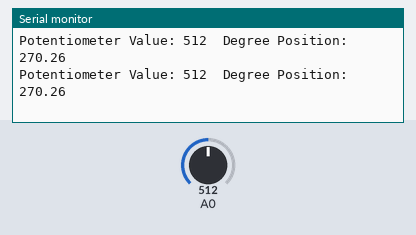
A sketch run on a simulated Arduino Uno, built with avr-gcc and run on an emulated ATmega328P. Shown: the last lines printed to the serial monitor. The inputs (shaded band) are chosen by the test bench; at power-on: A0 = 512.

Above: at 1.2 s.
1.3 s: A0 set to 350
At 1.32 s:
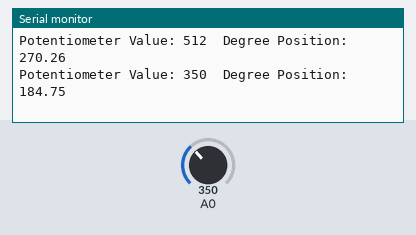
2.8 s: A0 set to 122
At 2.83 s:
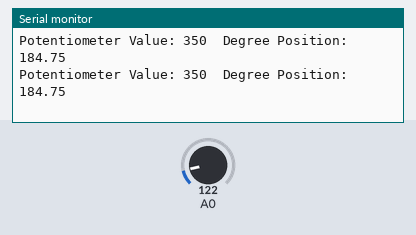
5.8 s: A0 set to 0
At 5.86 s:
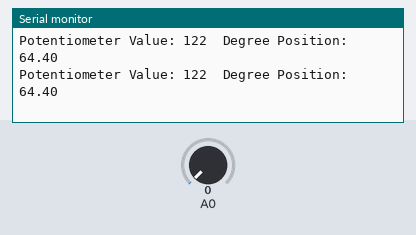
Timing chart, 0 to 8.8 s (numbered marks = the images above; inputs shaded):
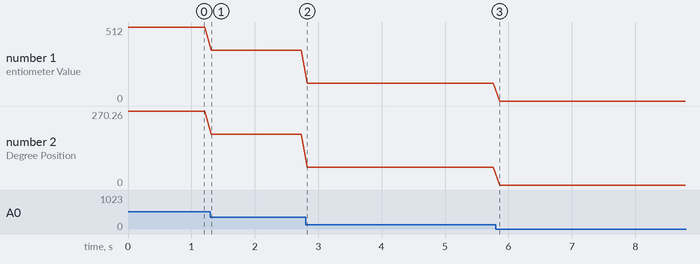

The sketch:

potentiometer_test.ino
```cpp
int pot_max_degree = 270;
int pot_max_signal = 1023;
int pot_offset_angle = 0;
int pot_offset_signal = 0;
int pot_ratio = 2;


float ratio;
float b;

void setup() {
  Serial.begin(9600);

  ratio = float(pot_max_degree) / pot_max_signal * pot_ratio;
  b = pot_offset_angle - ratio * pot_offset_signal;
}

float wrapAngle(float angle) {
  while (angle < 0) {
    angle += 360;
  }
  while (angle >= 360) {
    angle -= 360;
  }
  return angle;
}

void loop() {
  int potValue = analogRead(A0);

  float degree = potValue * ratio + b;

  degree = wrapAngle(degree);

  Serial.print("Potentiometer Value: ");
  Serial.print(potValue);
  Serial.print("  Degree Position: ");
  Serial.println(degree);

  delay(100);
}
```

Measured:
- after the input at 1.3 s, the serial monitor: prints a new line at once (image 1)
- plotted number 1: 512 → 350 after the input at 1.3 s, 350 → 122 after the input at 2.8 s, 122 → 0 after the input at 5.8 s
- plotted number 2: 270.26 → 184.75 after the input at 1.3 s, 184.75 → 64.4 after the input at 2.8 s, 64.4 → 0 after the input at 5.8 s
